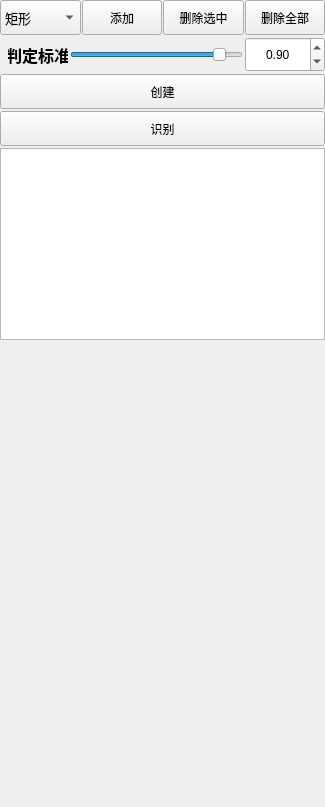
        <widget class="QWidget" name="tab_4">
         <attribute name="title">
          <string>字符识别</string>
         </attribute>
         <layout class="QVBoxLayout" name="verticalLayout" stretch="0,0,0,0,0,1">
          <property name="spacing">
           <number>2</number>
          </property>
          <property name="leftMargin">
           <number>0</number>
          </property>
          <property name="topMargin">
           <number>0</number>
          </property>
          <property name="rightMargin">
           <number>0</number>
          </property>
          <property name="bottomMargin">
           <number>0</number>
          </property>
          <item>
           <layout class="QHBoxLayout" name="horizontalLayout_7" stretch="1,1,1,1">
            <property name="spacing">
             <number>1</number>
            </property>
            <item>
             <widget class="QComboBox" name="comboZIFUROIShape">
              <property name="sizePolicy">
               <sizepolicy hsizetype="Preferred" vsizetype="Fixed">
                <horstretch>0</horstretch>
                <verstretch>0</verstretch>
               </sizepolicy>
              </property>
              <property name="minimumSize">
               <size>
                <width>30</width>
                <height>35</height>
               </size>
              </property>
              <property name="font">
               <font>
                <family>微软雅黑</family>
                <pointsize>10</pointsize>
               </font>
              </property>
              <property name="focusPolicy">
               <enum>Qt::NoFocus</enum>
              </property>
              <property name="currentIndex">
               <number>2</number>
              </property>
              <item>
               <property name="text">
                <string>园</string>
               </property>
              </item>
              <item>
               <property name="text">
                <string>同心园</string>
               </property>
              </item>
              <item>
               <property name="text">
                <string>矩形</string>
               </property>
              </item>
              <item>
               <property name="text">
                <string>旋转矩形</string>
               </property>
              </item>
             </widget>
            </item>
            <item>
             <widget class="QPushButton" name="btnAddZIFUROI">
              <property name="sizePolicy">
               <sizepolicy hsizetype="Preferred" vsizetype="Fixed">
                <horstretch>0</horstretch>
                <verstretch>0</verstretch>
               </sizepolicy>
              </property>
              <property name="minimumSize">
               <size>
                <width>30</width>
                <height>35</height>
               </size>
              </property>
              <property name="font">
               <font>
                <family>微软雅黑</family>
                <pointsize>9</pointsize>
               </font>
              </property>
              <property name="focusPolicy">
               <enum>Qt::NoFocus</enum>
              </property>
              <property name="text">
               <string>添加</string>
              </property>
             </widget>
            </item>
            <item>
             <widget class="QPushButton" name="btnDeleteZIFUROISelect">
              <property name="sizePolicy">
               <sizepolicy hsizetype="Preferred" vsizetype="Fixed">
                <horstretch>0</horstretch>
                <verstretch>0</verstretch>
               </sizepolicy>
              </property>
              <property name="minimumSize">
               <size>
                <width>30</width>
                <height>35</height>
               </size>
              </property>
              <property name="font">
               <font>
                <family>微软雅黑</family>
                <pointsize>9</pointsize>
               </font>
              </property>
              <property name="focusPolicy">
               <enum>Qt::NoFocus</enum>
              </property>
              <property name="text">
               <string>删除选中</string>
              </property>
             </widget>
            </item>
            <item>
             <widget class="QPushButton" name="btnDeleteZIFUROIAll">
              <property name="sizePolicy">
               <sizepolicy hsizetype="Preferred" vsizetype="Fixed">
                <horstretch>0</horstretch>
                <verstretch>0</verstretch>
               </sizepolicy>
              </property>
              <property name="minimumSize">
               <size>
                <width>30</width>
                <height>35</height>
               </size>
              </property>
              <property name="font">
               <font>
                <family>微软雅黑</family>
                <pointsize>9</pointsize>
               </font>
              </property>
              <property name="focusPolicy">
               <enum>Qt::NoFocus</enum>
              </property>
              <property name="text">
               <string>删除全部</string>
              </property>
             </widget>
            </item>
           </layout>
          </item>
          <item>
           <layout class="QHBoxLayout" name="horizontalLayout_28" stretch="1,3,1">
            <property name="leftMargin">
             <number>8</number>
            </property>
            <item>
             <widget class="QLabel" name="label_12">
              <property name="minimumSize">
               <size>
                <width>60</width>
                <height>35</height>
               </size>
              </property>
              <property name="font">
               <font>
                <pointsize>12</pointsize>
                <weight>75</weight>
                <bold>true</bold>
               </font>
              </property>
              <property name="text">
               <string>判定标准</string>
              </property>
              <property name="alignment">
               <set>Qt::AlignCenter</set>
              </property>
             </widget>
            </item>
            <item>
             <widget class="QSlider" name="Slider_JudgeScore">
              <property name="sizePolicy">
               <sizepolicy hsizetype="Expanding" vsizetype="Fixed">
                <horstretch>0</horstretch>
                <verstretch>0</verstretch>
               </sizepolicy>
              </property>
              <property name="minimumSize">
               <size>
                <width>0</width>
                <height>35</height>
               </size>
              </property>
              <property name="minimum">
               <number>1</number>
              </property>
              <property name="maximum">
               <number>100</number>
              </property>
              <property name="value">
               <number>90</number>
              </property>
              <property name="orientation">
               <enum>Qt::Horizontal</enum>
              </property>
             </widget>
            </item>
            <item>
             <widget class="QDoubleSpinBox" name="spBx_JudgeScore">
              <property name="sizePolicy">
               <sizepolicy hsizetype="Preferred" vsizetype="Fixed">
                <horstretch>0</horstretch>
                <verstretch>0</verstretch>
               </sizepolicy>
              </property>
              <property name="minimumSize">
               <size>
                <width>80</width>
                <height>35</height>
               </size>
              </property>
              <property name="alignment">
               <set>Qt::AlignCenter</set>
              </property>
              <property name="maximum">
               <double>1.000000000000000</double>
              </property>
              <property name="singleStep">
               <double>0.100000000000000</double>
              </property>
              <property name="value">
               <double>0.900000000000000</double>
              </property>
             </widget>
            </item>
           </layout>
          </item>
          <item>
           <widget class="QPushButton" name="btnCreateZIFUIdentify">
            <property name="sizePolicy">
             <sizepolicy hsizetype="Preferred" vsizetype="Fixed">
              <horstretch>0</horstretch>
              <verstretch>0</verstretch>
             </sizepolicy>
            </property>
            <property name="minimumSize">
             <size>
              <width>30</width>
              <height>35</height>
             </size>
            </property>
            <property name="font">
             <font>
              <family>微软雅黑</family>
              <pointsize>9</pointsize>
             </font>
            </property>
            <property name="focusPolicy">
             <enum>Qt::NoFocus</enum>
            </property>
            <property name="text">
             <string>创建</string>
            </property>
           </widget>
          </item>
          <item>
           <widget class="QPushButton" name="btnZIFUIdentify">
            <property name="sizePolicy">
             <sizepolicy hsizetype="Preferred" vsizetype="Fixed">
              <horstretch>0</horstretch>
              <verstretch>0</verstretch>
             </sizepolicy>
            </property>
            <property name="minimumSize">
             <size>
              <width>30</width>
              <height>35</height>
             </size>
            </property>
            <property name="font">
             <font>
              <family>微软雅黑</family>
              <pointsize>9</pointsize>
             </font>
            </property>
            <property name="focusPolicy">
             <enum>Qt::NoFocus</enum>
            </property>
            <property name="text">
             <string>识别</string>
            </property>
           </widget>
          </item>
          <item>
           <widget class="QTableWidget" name="tableZIFUWidget">
            <property name="minimumSize">
             <size>
              <width>150</width>
              <height>0</height>
             </size>
            </property>
            <property name="selectionBehavior">
             <enum>QAbstractItemView::SelectRows</enum>
            </property>
            <attribute name="horizontalHeaderVisible">
             <bool>false</bool>
            </attribute>
            <attribute name="horizontalHeaderCascadingSectionResizes">
             <bool>true</bool>
            </attribute>
            <attribute name="horizontalHeaderDefaultSectionSize">
             <number>70</number>
            </attribute>
            <attribute name="horizontalHeaderShowSortIndicator" stdset="0">
             <bool>true</bool>
            </attribute>
            <attribute name="horizontalHeaderStretchLastSection">
             <bool>true</bool>
            </attribute>
            <attribute name="verticalHeaderVisible">
             <bool>false</bool>
            </attribute>
            <column>
             <property name="text">
              <string>序号</string>
             </property>
             <property name="textAlignment">
              <set>AlignCenter</set>
             </property>
            </column>
            <column>
             <property name="text">
              <string>字符识别区域</string>
             </property>
             <property name="textAlignment">
              <set>AlignCenter</set>
             </property>
            </column>
            <column>
             <property name="text">
              <string>分数</string>
             </property>
             <property name="textAlignment">
              <set>AlignCenter</set>
             </property>
            </column>
           </widget>
          </item>
          <item>
           <spacer name="verticalSpacer">
            <property name="orientation">
             <enum>Qt::Vertical</enum>
            </property>
            <property name="sizeHint" stdset="0">
             <size>
              <width>20</width>
              <height>467</height>
             </size>
            </property>
           </spacer>
          </item>
         </layout>
        </widget>
